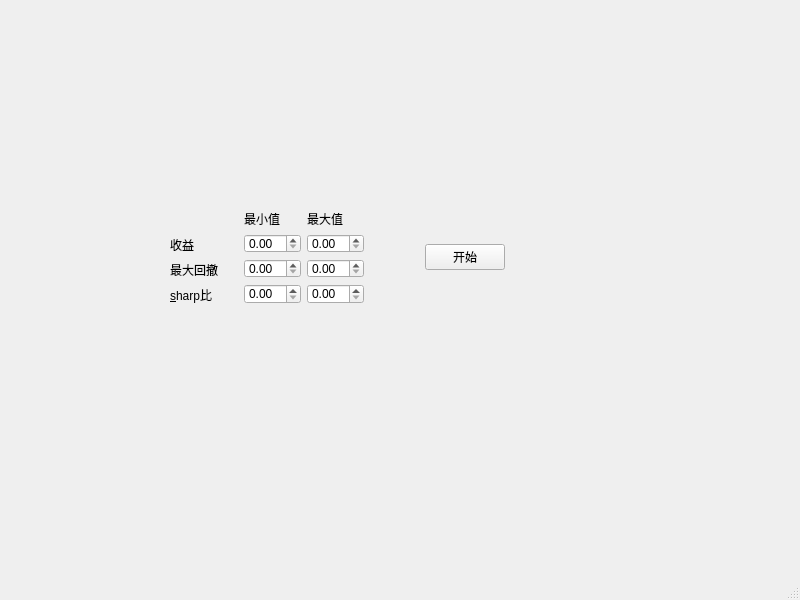
<?xml version="1.0" encoding="UTF-8"?>
<ui version="4.0">
 <class>MainWindow</class>
 <widget class="QMainWindow" name="MainWindow">
  <property name="geometry">
   <rect>
    <x>0</x>
    <y>0</y>
    <width>800</width>
    <height>600</height>
   </rect>
  </property>
  <property name="windowTitle">
   <string>MainWindow</string>
  </property>
  <widget class="QWidget" name="centralwidget">
   <widget class="QWidget" name="">
    <property name="geometry">
     <rect>
      <x>170</x>
      <y>210</y>
      <width>335</width>
      <height>94</height>
     </rect>
    </property>
    <layout class="QHBoxLayout" name="horizontalLayout">
     <item>
      <layout class="QVBoxLayout" name="verticalLayout">
       <item>
        <widget class="QLabel" name="label_6">
         <property name="text">
          <string/>
         </property>
        </widget>
       </item>
       <item>
        <widget class="QLabel" name="label">
         <property name="text">
          <string>收益</string>
         </property>
        </widget>
       </item>
       <item>
        <widget class="QLabel" name="label_2">
         <property name="text">
          <string>最大回撤</string>
         </property>
        </widget>
       </item>
       <item>
        <widget class="QLabel" name="label_3">
         <property name="text">
          <string>&amp;sharp比</string>
         </property>
         <property name="buddy">
          <cstring>doubleSpinBox_3</cstring>
         </property>
        </widget>
       </item>
      </layout>
     </item>
     <item>
      <spacer name="verticalSpacer">
       <property name="orientation">
        <enum>Qt::Vertical</enum>
       </property>
       <property name="sizeHint" stdset="0">
        <size>
         <width>20</width>
         <height>40</height>
        </size>
       </property>
      </spacer>
     </item>
     <item>
      <layout class="QGridLayout" name="gridLayout">
       <item row="0" column="0">
        <widget class="QLabel" name="label_4">
         <property name="text">
          <string>最小值</string>
         </property>
        </widget>
       </item>
       <item row="0" column="1">
        <widget class="QLabel" name="label_5">
         <property name="text">
          <string>最大值</string>
         </property>
        </widget>
       </item>
       <item row="1" column="0">
        <widget class="QDoubleSpinBox" name="doubleSpinBox"/>
       </item>
       <item row="1" column="1">
        <widget class="QDoubleSpinBox" name="doubleSpinBox_4"/>
       </item>
       <item row="2" column="0">
        <widget class="QDoubleSpinBox" name="doubleSpinBox_2"/>
       </item>
       <item row="2" column="1">
        <widget class="QDoubleSpinBox" name="doubleSpinBox_5"/>
       </item>
       <item row="3" column="0">
        <widget class="QDoubleSpinBox" name="doubleSpinBox_3"/>
       </item>
       <item row="3" column="1">
        <widget class="QDoubleSpinBox" name="doubleSpinBox_6"/>
       </item>
      </layout>
     </item>
     <item>
      <spacer name="horizontalSpacer">
       <property name="orientation">
        <enum>Qt::Horizontal</enum>
       </property>
       <property name="sizeHint" stdset="0">
        <size>
         <width>40</width>
         <height>20</height>
        </size>
       </property>
      </spacer>
     </item>
     <item>
      <widget class="QPushButton" name="pushButton">
       <property name="text">
        <string>开始</string>
       </property>
      </widget>
     </item>
    </layout>
   </widget>
  </widget>
  <widget class="QMenuBar" name="menubar">
   <property name="geometry">
    <rect>
     <x>0</x>
     <y>0</y>
     <width>800</width>
     <height>21</height>
    </rect>
   </property>
  </widget>
  <widget class="QStatusBar" name="statusbar"/>
 </widget>
 <tabstops>
  <tabstop>doubleSpinBox</tabstop>
  <tabstop>doubleSpinBox_4</tabstop>
  <tabstop>doubleSpinBox_2</tabstop>
  <tabstop>doubleSpinBox_5</tabstop>
  <tabstop>doubleSpinBox_3</tabstop>
  <tabstop>doubleSpinBox_6</tabstop>
  <tabstop>pushButton</tabstop>
 </tabstops>
 <resources/>
 <connections/>
</ui>
